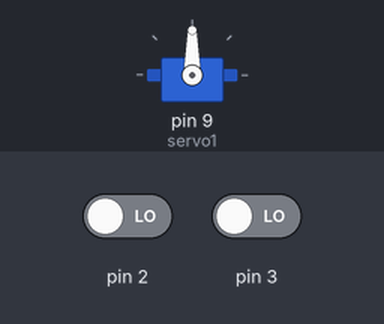
Recording of a sketch running on a simulated Arduino Uno, built with avr-gcc and run on an emulated ATmega328P. Parts: servo. Inputs (shaded band) come from the test bench; at power-on: pin 2 LOW, pin 3 LOW.

Above: at 1.2 s.
1.3 s: pin 2 driven HIGH
At 1.6 s:
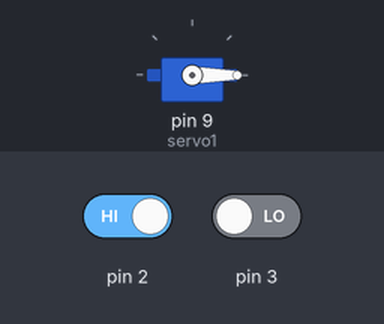
2.8 s: pin 3 driven HIGH
At 3.9 s:
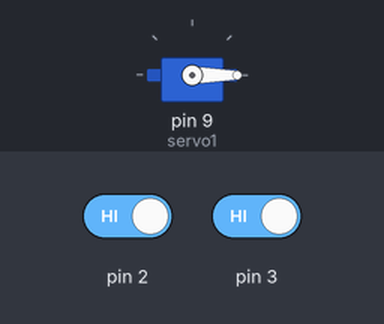
Timing chart, 0 to 56.0 s (numbered marks = the images above; inputs shaded):
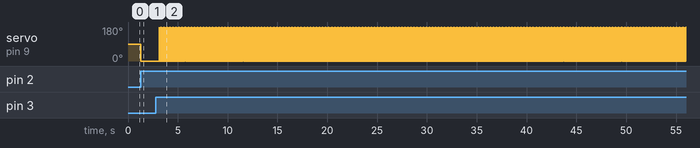

The sketch:

Atividade_2.ino
```cpp
/**
   Atividade2
  Controle de um servo com botões
   @author Denise F Saldanha Fogo
*/
#include <Servo.h>
Servo servo1;

void setup() {
  servo1.attach (9);
  pinMode (2, INPUT);
  pinMode (3, INPUT);

}

void loop() {
  if (digitalRead(2) == HIGH) {
    servo1.write(0);
  }
  if (digitalRead(3) == HIGH) {
    servo1.write (180);

  }
}
```

Measured:
- after the input at 1.3 s, servo on pin 9 (servo1): 90° → 0° at once
- after the input at 2.8 s, servo on pin 9 (servo1): alternates 180° for 0.01 s and 0° for 0.05 s, starting after 0.33 s
